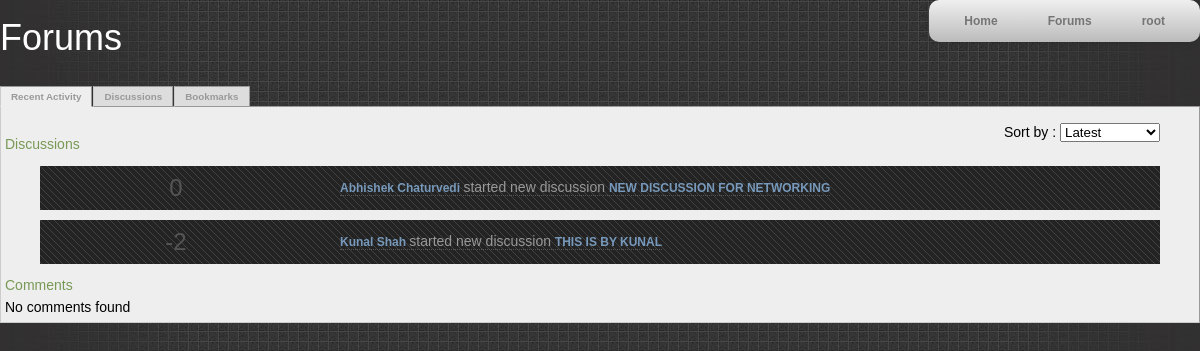
The page /forum_new.php?mode=showmain (signed in) on the database its author committed.
### tables this page shows
CREATE TABLE IF NOT EXISTS `discussion` (
  `discussion_id` int(11) NOT NULL AUTO_INCREMENT,
  `type` int(11) NOT NULL DEFAULT '0',
  `category_id` int(11) NOT NULL,
  `insert_uid` int(11) unsigned NOT NULL,
  `last_comment_id` int(11) NOT NULL DEFAULT '0',
  `name` varchar(100) NOT NULL,
  `disc_body` text NOT NULL,
  `count_comments` int(11) NOT NULL DEFAULT '0',
  `date_inserted_d` timestamp NOT NULL DEFAULT CURRENT_TIMESTAMP,
  `date_updated_d` timestamp NOT NULL DEFAULT CURRENT_TIMESTAMP,
  `flag` tinyint(4) NOT NULL DEFAULT '0',
  `rating` float NOT NULL DEFAULT '0',
  PRIMARY KEY (`discussion_id`),
  KEY `category_id` (`category_id`),
  KEY `last_comment_id` (`last_comment_id`),
  KEY `insert_uid` (`insert_uid`)
);

CREATE TABLE IF NOT EXISTS `user` (
  `u_id` int(11) unsigned NOT NULL AUTO_INCREMENT,
  `u_name` varchar(30) NOT NULL,
  `password` varchar(64) NOT NULL,
  `f_name` varchar(20) NOT NULL,
  `l_name` varchar(20) NOT NULL,
  `contact_no` int(10) NOT NULL,
  `dob` date NOT NULL,
  `institute` varchar(40) NOT NULL,
  `stream` varchar(20) NOT NULL,
  `degree` varchar(50) NOT NULL DEFAULT 'B.E.',
  `role` varchar(10) NOT NULL,
  `approve_id` tinyint(1) NOT NULL DEFAULT '0',
  `photo` varchar(255) NOT NULL,
  `about` text NOT NULL,
  `show_email` tinyint(4) NOT NULL DEFAULT '0',
  `gender` tinyint(4) NOT NULL DEFAULT '0',
  `user_score` float NOT NULL DEFAULT '0',
  `count_bookmarks` int(11) NOT NULL DEFAULT '0',
  `created_comments` int(11) NOT NULL DEFAULT '0',
  `count_discussions` int(11) NOT NULL DEFAULT '0',
  PRIMARY KEY (`u_id`)
);

### forum_new.php (the view, shortened to what this page needs)
<?php require_once('Connections/conn.php'); ?>
<?php
if (!function_exists("GetSQLValueString")) {
function GetSQLValueString($theValue, $theType, $theDefinedValue = "", $theNotDefinedValue = "")
{
  $theValue = function_exists("mysql_real_escape_string") ? mysql_real_escape_string($theValue) : mysql_escape_string($theValue);
  switch ($theType) {
    case "long":
    case "int":
      $theValue = ($theValue != "") ? intval($theValue) : "NULL";
      break;
  }
  return $theValue;
}
}?>
<!DOCTYPE html PUBLIC "-//W3C//DTD XHTML 1.0 Transitional//EN" "http://www.w3.org/TR/xhtml1/DTD/xhtml1-transitional.dtd">
<html xmlns="http://www.w3.org/1999/xhtml">
<head>
<link href="SpryAssets/SpryTabbedPanels.css" rel="stylesheet" type="text/css" />
<link rel="stylesheet" type="text/css" media="screen" href="css/templatemo_style.css" />
<link rel="stylesheet" type="text/css" media="screen" href="css/forum_new.css?14" />
<link rel="stylesheet" type="text/css" media="screen" href="css/nav_bar.css" />
<link rel="stylesheet" type="text/css" href="css/forum_disc_form.css" media="all" />
<link href="lib/jquery.upvote.css" rel="stylesheet" type="text/css">
	<link rel="stylesheet" href="css/lightface.css" />
</head>
<body>
<nav id="headerbar">
	<ul id="headerbar" style="margin:0px;">
		<li id="headerbar"><a href="<?php if($_SESSION['MM_UserGroup']=='student') {
			echo "userhome.php";
		}else if ($_SESSION['MM_UserGroup']=='author') {
			echo "authorhome.php";
		}else if ($_SESSION['MM_UserGroup']=='admin') {
			echo "admin_home.php";
		}else if ($_SESSION['MM_UserGroup']=='cm') {
			echo "cmhome.php";
		}
		?>">Home</a></li>
		<li id="headerbar"><a href="forum_new.php?mode=showmain">Forums</a></li>
		<li id="headerbar" style="color: rgb(0, 0, 0);font-size: 14px;"><a href="#"><?php echo $_SESSION['MM_Username'];?></a>
		</li>
	</ul>
</nav>
<br/>
<div>
<h1> Forums</h1>
<div id="TabbedPanels1" class="TabbedPanels">
  <ul class="TabbedPanelsTabGroup">
    <li class="TabbedPanelsTab" tabindex="0">Recent Activity</li>
    <li class="TabbedPanelsTab" tabindex="0">Discussions</li>
    <li class="TabbedPanelsTab" tabindex="0">Bookmarks</li>
  </ul>
  <div class="TabbedPanelsContentGroup">
    <div class="TabbedPanelsContent">
     <div class="forum-wrapper">
	    	<div class="forum-content-wrapper">
			    <div class="forum-content">
                <?php
					if(!isset($_POST['sortvalue'])) {
						$sortvalue="latest";
					}else {
						$sortvalue=$_POST['sortvalue'];
					}
					?>
    <form id="sortform" style="float:right;margin:10px 35px;">
	<p><label for="sorttype">Sort by : </label>
		   <select class="select-style gender" name="sorttype" id="sorttype" onchange="post_to_url('forum_new.php',this.value,'post')">
				  <option value="latest" <?php if($sortvalue=="latest") echo "selected='selected'";?>>Latest</option>
				  </select></p>
    </form>
    <br />
                    <?php
					if($sortvalue=="latest") {
						$query_sort_disc = sprintf("SELECT * FROM discussion JOIN user ON discussion.insert_uid=user.u_id JOIN discussion_category ON discussion.category_id=discussion_category.category_id LEFT OUTER JOIN `user_discussion` ON discussion.discussion_id=user_discussion.user_discussion_id AND user_discussion.u_id=%s ORDER BY date_updated_d DESC LIMIT 0,5",GetSQLValueString($_SESSION['MM_UserID'], "int"));
						$query_sort_comments = sprintf("SELECT * FROM `discussion` JOIN `comment` ON discussion.discussion_id = comment.discussion_id JOIN `user` ON comment.insert_uid = user.u_id LEFT OUTER JOIN `user_comment` ON comment.comment_id = user_comment.user_comment_id AND user_comment.user_id=%s ORDER BY date_inserted_c DESC LIMIT 0,5",GetSQLValueString($_SESSION['MM_UserID'], "int"));
					}else if ($sortvalue=="most_popular") {
						$query_sort_disc = sprintf("SELECT * FROM discussion JOIN user ON discussion.insert_uid=user.u_id JOIN discussion_category ON discussion.category_id=discussion_category.category_id LEFT OUTER JOIN `user_discussion` ON discussion.discussion_id=user_discussion.user_discussion_id AND user_discussion.u_id=%s ORDER BY discussion.rating DESC LIMIT 0,5",GetSQLValueString($_SESSION['MM_UserID'], "int"));
						$query_sort_comments = sprintf("SELECT * FROM `discussion` JOIN `comment` ON discussion.discussion_id = comment.discussion_id JOIN `user` ON comment.insert_uid = user.u_id LEFT OUTER JOIN `user_comment` ON comment.comment_id = user_comment.user_comment_id AND user_comment.user_id=%s ORDER BY comment.comment_score DESC LIMIT 0,5",GetSQLValueString($_SESSION['MM_UserID'], "int"));
					}
					$sort_disc = mysql_query($query_sort_disc, $conn) or die(mysql_error());
					$row_sort_disc = mysql_fetch_assoc($sort_disc);
					$totalRows_sort_disc = mysql_num_rows($sort_disc);
					$sort_comments = mysql_query($query_sort_comments, $conn) or die(mysql_error());
					$row_sort_comments = mysql_fetch_assoc($sort_comments);
					$totalRows_sort_comments = mysql_num_rows($sort_comments);
					?>
                    <forum-h4> Discussions</forum-h4>
                    <?php if($totalRows_sort_disc>0) {?>
                    <?php do { ?>
                	<div class="middle">
                    	<div class="container">
                    	<main class="content" style="width:80%">
                        <slimline>
                        <datetime style="color:#999999;"><a onclick="showUser(<?php echo $row_sort_disc['insert_uid'].",'".$row_sort_disc['f_name']." ".$row_sort_disc['l_name'];?>');return false;" style="cursor:pointer;"><?php echo $row_sort_disc['f_name']." ".$row_sort_disc['l_name']." ";?></a>started new discussion</datetime>
                        <dt>
                        <a href="forum_new.php?showTab=discussions&mode=disc&discussionid=<?php echo $row_sort_disc['discussion_id'];?> "> <?php echo $row_sort_disc['name'];?> </a> </dt>
                        </slimline>
                        </main>
                    	</div>
                        <aside class="left-sidebar" style="width:20%">
                                <div id="discsort<?php echo $row_sort_disc['discussion_id']; ?>" class="upvote">
							    <span class="count">0</span>
						    	</div>
						</aside>
                    </div>
                    <?php } while($row_sort_disc=mysql_fetch_assoc($sort_disc));?>
                    <?php }else {
						echo "<br> No discussions found <br>";
					}?>
                     <forum-h4> Comments</forum-h4>
                     <?php if ($totalRows_sort_comments>0) {?>
                     <?php do { ?>
                	<div class="middle">
                    	<div class="container">
                    	<main class="content" style="width:80%">
                        <slimline>
                        <datetime style="color:#999999;"><a onclick="showUser(<?php echo $row_sort_comments['insert_uid'].",'".$row_sort_comments['f_name']." ".$row_sort_comments['l_name'];?>');return false;" style="cursor:pointer;"><?php echo $row_sort_comments['f_name']." ".$row_sort_comments['l_name']." ";?></a>commented on topic</datetime>
                        <dt>
                        <a href="forum_new.php?showTab=discussions&mode=disc&discussionid=<?php echo $row_sort_comments['discussion_id'];?> "> <?php echo $row_sort_comments['name'];?> </a> </dt>
                        </slimline>
                        </main>
                    	</div>
                        <aside class="left-sidebar" style="width:20%">
                                <div id="commentsort<?php echo $row_sort_comments['comment_id']; ?>" class="upvote">
							    <span class="count">0</span>
						    	</div>
						</aside>
                    </div>
                    <script>
					$('#commentsort<?php echo $row_sort_comments['comment_id'];?>').upvote({count: <?php echo $row_sort_comments['comment_score'];?>,id: <?php echo $row_sort_comments['comment_id'];?>});
                	</script>
                    <?php } while($row_sort_comments=mysql_fetch_assoc($sort_comments));?>
                     <?php }else {
						 echo "<br> No comments found<br>";
					 }?>
				</div>
            </div>
     </div>
    </div>
  </div>
</div>
</div>
</body>
</html>

### SpryAssets/SpryTabbedPanels.css (style rules this page uses)
.TabbedPanels { overflow: hidden; margin: 0px; padding: 0px; clear: none; width: 100%; }
.TabbedPanelsTabGroup { margin: 0px; padding: 0px; }
.TabbedPanelsTab { position: relative; top: 1px; float: left; padding: 4px 10px; margin: 0px 1px 0px 0px; font: bold 0.7em sans-serif; background-color: #DDD; list-style: none; border-left: solid 1px #CCC; border-bottom: solid 1px #999; border-top: solid 1px #999; border-right: solid 1px #999; -moz-user-select: none; -khtml-user-select: none; cursor: pointer; font-size: 0.7em; }
.TabbedPanelsTabSelected { background-color: #EEE; border-bottom: 1px solid #EEE; }
.TabbedPanelsContentGroup { clear: both; border-left: solid 1px #CCC; border-bottom: solid 1px #CCC; border-top: solid 1px #999; border-right: solid 1px #999; background-color: #EEE; }
.TabbedPanelsContent { overflow: hidden; padding: 4px; }

### css/templatemo_style.css (style rules this page uses)
body { margin: 0; padding: 0; color: #000000; font-size: 14px; line-height: 1.6em; font-family: "Lucida Sans Unicode", "Lucida Grande", sans-serif; background-color: #313030; background-image: url(../images/templatemo_body.jpg); background-position: center top; background-repeat: no-repeat }
a, a:link, a:visited { color: #7799bb; text-decoration: none; font-size: 12px; font-weight: bold; }
ul, li { padding:0; margin:0; list-style:none; }
h1, h2, h3, h4, h5, h6 { color: #fff; font-weight: normal; }
h1 { font-size: 36px; margin: 0 0 30px; padding: 5px 0 }
p { padding: 0; margin: 0 0 15px 0 }

### css/forum_new.css (style rules this page uses)
forum-h1, forum-h2, forum-h3, forum-h4, forum-h5, forum-h6 { font-weight: normal; margin: 0; padding: 10px 0; color: #779955; }
ul, ol, dl, blockquote, pre { color: #999999; margin: 10px 35px; line-height: 1.6em; background: #404040 url(../images/navigation_hover.gif) top left repeat; }
dt { margin: 0; color: #7799bb; font-size: 12px; font-weight: bold; padding: 10px 0 2px; text-transform: uppercase; display: inline; }
slimline { border-bottom: 1px dotted #555555; }
aside,main { margin: 0; padding: 0; border: 0; font-size: 100%; font: inherit; vertical-align: baseline; display:block; }
.middle { position: relative; background: #404040 url(../images/navigation_hover.gif) top left repeat; margin: 10px 35px; padding: 10px 30px; line-height: 1.6em; }
.middle:after { display: table; clear: both; content: ''; }
.container { width: 100%; float: left; overflow: hidden; }
.content { padding: 0 270px 0 270px; }
.left-sidebar { float: left; width: 250px; margin-left: -100%; position: relative; }

### css/nav_bar.css (style rules this page uses)
nav#headerbar ul { float:right; background: #efefef; background: linear-gradient(top, #efefef 0%, #bbbbbb 100%); background: -moz-linear-gradient(top, #efefef 0%, #bbbbbb 100%); background: -webkit-linear-gradient(top, #efefef 0%,#bbbbbb 100%); box-shadow: 0px 0px 9px rgba(0,0,0,0.15); padding: 0 10px; border-radius: 10px; list-style: none; position: relative; display: inline-table; }
nav#headerbar ul:after { content: ""; clear: both; display: block; }
nav#headerbar ul li { float: left; }
nav#headerbar ul li a { display: block; padding: 10px 25px; color: #757575; text-decoration: none; }

### rows shown on the page
discussion: insert_uid.f_name "Abhishek", insert_uid.l_name "Chaturvedi", name "NEW DISCUSSION FOR NETWORKING"
discussion: insert_uid.f_name "Kunal", insert_uid.l_name "Shah", name "THIS IS BY KUNAL"

### other values the page prints
$_SESSION['MM_Username'] "root"
